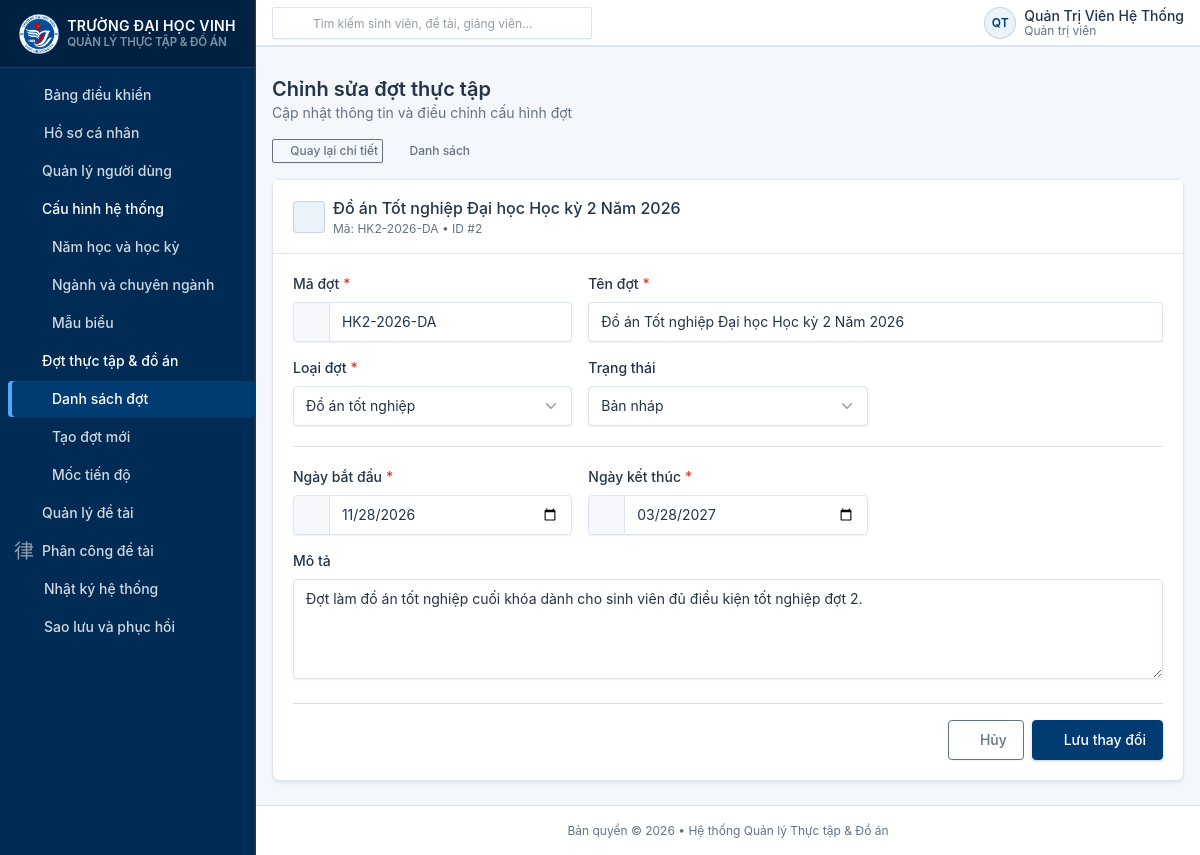
The app's page /periods/edit?id=2 (signed in) with its own data.
### tables this page shows
CREATE TABLE IF NOT EXISTS `internship_periods` (
    `id` INT UNSIGNED AUTO_INCREMENT PRIMARY KEY COMMENT 'Khóa chính tự tăng',
    `code` VARCHAR(50) NOT NULL COMMENT 'Mã đợt định danh duy nhất (vd: HK1-2026-TT, HK2-2026-DA)',
    `name` VARCHAR(150) NOT NULL COMMENT 'Tên hiển thị của đợt thực tập / đồ án',
    `type` ENUM('internship', 'graduation_project') NOT NULL COMMENT 'Loại đợt: internship (Thực tập) hoặc graduation_project (Đồ án tốt nghiệp)',
    `start_date` DATE NOT NULL COMMENT 'Ngày bắt đầu đợt (YYYY-MM-DD)',
    `end_date` DATE NOT NULL COMMENT 'Ngày kết thúc đợt (YYYY-MM-DD)',
    `status` ENUM('draft', 'active', 'closed') NOT NULL DEFAULT 'draft' COMMENT 'Trạng thái đợt: draft (Nháp/Chưa mở), active (Đang diễn ra), closed (Đã kết thúc/Đóng)',
    `description` TEXT NULL COMMENT 'Mô tả chi tiết, quy định hoặc thông báo cho đợt',
    `created_at` DATETIME NOT NULL DEFAULT CURRENT_TIMESTAMP COMMENT 'Thời điểm tạo bản ghi',
    `updated_at` DATETIME NOT NULL DEFAULT CURRENT_TIMESTAMP ON UPDATE CURRENT_TIMESTAMP COMMENT 'Thời điểm cập nhật cuối',
    UNIQUE KEY `uk_internship_periods_code` (`code`),
    INDEX `idx_internship_periods_status` (`status`),
    INDEX `idx_internship_periods_type` (`type`),
    INDEX `idx_internship_periods_dates` (`start_date`, `end_date`),
    CONSTRAINT `chk_period_dates` CHECK (`end_date` >= `start_date`)
);

### app/Core/Controller.php (called while the page is built, shortened)
<?php
class Controller
{
    protected function render(string $view, array $data = []): void
    {
        $viewPath = dirname(__DIR__) . '/Views/' . str_replace('.', '/', $view) . '.php';
        extract($data);
        require $viewPath;
    }
}

### app/Models/InternshipPeriod.php (called while the page is built, shortened)
<?php
class InternshipPeriod
{
    public static function findById(int $id): ?array
    {
        $pdo = Database::getConnection();
        $stmt = $pdo->prepare('SELECT * FROM `internship_periods` WHERE `id` = :id LIMIT 1');
        $stmt->execute(['id' => $id]);
        $row = $stmt->fetch(PDO::FETCH_ASSOC);
        return $row === false ? null : $row;
    }
}

### app/Views/periods/edit.php (the view, shortened to what this page needs)
<?php
require dirname(__DIR__) . '/layouts/header.php';
$escape       = static fn(mixed $v): string => htmlspecialchars((string) $v, ENT_QUOTES, 'UTF-8');
$old          = $old          ?? [];
$period       = $period       ?? [];
$typeLabels   = $typeLabels   ?? [];
$statusLabels = $statusLabels ?? [];
$selectedType   = (string)($old['type']   ?? $period['type']   ?? 'internship');
$selectedStatus = (string)($old['status'] ?? $period['status'] ?? 'draft');
?>
<div class="container-xl">
    <div class="d-flex align-items-center gap-2 mb-3">
        <a href="<?= $escape($baseUrl) ?>/periods/detail?id=<?= (int)($period['id'] ?? 0) ?>"
           class="btn btn-sm btn-outline-secondary">
            <i class="ti ti-arrow-left me-1"></i>Quay lại chi tiết
        </a>
        <a href="<?= $escape($baseUrl) ?>/periods" class="btn btn-sm btn-ghost-secondary">
            <i class="ti ti-list me-1"></i>Danh sách
        </a>
    </div>
    <div class="card shadow-sm">
        <div class="card-header py-3">
            <div class="d-flex align-items-center gap-2">
                <span class="avatar avatar-sm bg-primary-lt text-primary">
                </span>
                <div>
                    <h3 class="card-title mb-0">
                        <?= $escape($period['name'] ?? 'Chỉnh sửa đợt') ?>
                    </h3>
                    <div class="text-secondary small">
                        Mã: <?= $escape($period['code'] ?? '') ?>
                        &bull; ID #<?= (int)($period['id'] ?? 0) ?>
                    </div>
                </div>
            </div>
        </div>
        <div class="card-body">
            <form action="<?= $escape($baseUrl) ?>/periods/update" method="POST" novalidate>
                <div class="row g-3">
                    <div class="col-md-4">
                        <label class="form-label required" for="code">Mã đợt</label>
                        <div class="input-group">
                            <span class="input-group-text"><i class="ti ti-hash"></i></span>
                            <input type="text" class="form-control" id="code" name="code"
                                   value="<?= $escape($old['code'] ?? $period['code'] ?? '') ?>" required>
                        </div>
                    </div>
                    <div class="col-md-8">
                        <label class="form-label required" for="name">Tên đợt</label>
                        <input type="text" class="form-control" id="name" name="name"
                               value="<?= $escape($old['name'] ?? $period['name'] ?? '') ?>" required>
                    </div>
                    <div class="col-md-4">
                        <label class="form-label required" for="type">Loại đợt</label>
                        <select class="form-select" id="type" name="type">
                            <?php foreach ($typeLabels as $key => $label): ?>
                                <option value="<?= $escape($key) ?>"
                                        <?= $selectedType === $key ? 'selected' : '' ?>>
                                    <?= $escape($label) ?>
                                </option>
                            <?php endforeach; ?>
                        </select>
                    </div>
                    <div class="col-md-4">
                        <label class="form-label" for="status">Trạng thái</label>
                        <select class="form-select" id="status" name="status">
                            <?php foreach ($statusLabels as $key => $label): ?>
                                <option value="<?= $escape($key) ?>"
                                        <?= $selectedStatus === $key ? 'selected' : '' ?>>
                                    <?= $escape($label) ?>
                                </option>
                            <?php endforeach; ?>
                        </select>
                    </div>
                    <div class="col-12"><hr class="my-1"></div>
                    <div class="col-md-4">
                        <label class="form-label required" for="start_date">Ngày bắt đầu</label>
                        <div class="input-group">
                            <span class="input-group-text"><i class="ti ti-calendar"></i></span>
                            <input type="date" class="form-control" id="start_date" name="start_date"
                                   value="<?= $escape($old['start_date'] ?? $period['start_date'] ?? '') ?>" required>
                        </div>
                    </div>
                    <div class="col-md-4">
                        <label class="form-label required" for="end_date">Ngày kết thúc</label>
                        <div class="input-group">
                            <span class="input-group-text"><i class="ti ti-calendar-off"></i></span>
                            <input type="date" class="form-control" id="end_date" name="end_date"
                                   value="<?= $escape($old['end_date'] ?? $period['end_date'] ?? '') ?>" required>
                        </div>
                    </div>
                    <div class="col-12">
                        <label class="form-label" for="description">Mô tả</label>
                        <textarea class="form-control" id="description" name="description"
                                  rows="4"><?= $escape($old['description'] ?? $period['description'] ?? '') ?></textarea>
                    </div>
                </div>
                <div class="d-flex justify-content-end gap-2 mt-4 pt-3 border-top">
                    <a href="<?= $escape($baseUrl) ?>/periods/detail?id=<?= (int)($period['id'] ?? 0) ?>"
                       class="btn btn-outline-secondary">
                        <i class="ti ti-x me-1"></i>Hủy
                    </a>
                    <button type="submit" class="btn btn-primary">
                        <i class="ti ti-device-floppy me-1"></i>Lưu thay đổi
                    </button>
                </div>
            </form>
        </div>
    </div>
</div>
<?php require dirname(__DIR__) . '/layouts/footer.php'; ?>

### public/assets/css/vinhuni-theme.css (style rules this page uses)
:root { --vinhuni-primary: #003B71; --vinhuni-primary-dark: #002B55; --vinhuni-primary-hover: #1769AA; --vinhuni-primary-light: #EAF2FA; --vinhuni-bg: #F4F7FB; --vinhuni-surface: #FFFFFF; --vinhuni-text: #243449; --vinhuni-border: #DCE5EF; --tblr-primary: #003B71; --tblr-primary-rgb: 0, 59, 113; --tblr-primary-fg: #ffffff; --tblr-primary-dark: #002B55; --tblr-primary-hover: #1769AA; --tblr-primary-lt: #EAF2FA; --tblr-body-bg: #F4F7FB; --tblr-body-color: #243449; --tblr-border-color: #DCE5EF; --tblr-link-color: #003B71; --tblr-link-hover-color: #1769AA; }
body, .page, .page-wrapper { background-color: var(--vinhuni-bg) !important; color: var(--vinhuni-text); }
a { color: var(--vinhuni-primary); text-decoration: none; transition: color 0.15s ease-in-out; }
.btn-primary { background-color: var(--vinhuni-primary) !important; border-color: var(--vinhuni-primary) !important; color: #ffffff !important; box-shadow: 0 1px 3px rgba(0, 59, 113, 0.25); transition: all 0.15s ease-in-out; }
.bg-primary-lt { background-color: var(--vinhuni-primary-light) !important; color: var(--vinhuni-primary) !important; }
.text-primary { color: var(--vinhuni-primary) !important; }
.card { background-color: var(--vinhuni-surface) !important; border: 1px solid var(--vinhuni-border) !important; box-shadow: 0 1px 3px rgba(36, 52, 73, 0.05); border-radius: 8px; }
.card-header { background-color: #ffffff; border-bottom: 1px solid var(--vinhuni-border); }

### app/Views/layouts/header.php (style rules this page uses)
:root { --tblr-font-sans-serif: -apple-system, BlinkMacSystemFont, "Segoe UI", Roboto, Helvetica, Arial, sans-serif; }
body { overflow-x: hidden; }

### records on screen
internship_periods: name "Đồ án Tốt nghiệp Đại học Học kỳ 2 Năm 2026", code "HK2-2026-DA", id "2", type "Đồ án tốt nghiệp", status "Bản nháp", start_date "11/28/2026", end_date "03/28/2027", description "Đợt làm đồ án tốt nghiệp cuối khóa dành cho sinh viên đủ điều kiện tốt nghiệp đợt 2."

### other values on screen
$title "Năm học và học kỳ Ngành và chuyên ngành Mẫu biểu Nhật ký hệ thống Sao lưu và phục hồi"
$escape($headerInitials) "QT"
$escape($currentFullName) "Quản Trị Viên Hệ Thống"
$escape($displayRole) "Quản trị viên"
$escape($pageHeading) "Chỉnh sửa đợt thực tập"
$escape($pageDescription) "Cập nhật thông tin và điều chỉnh cấu hình đợt"
